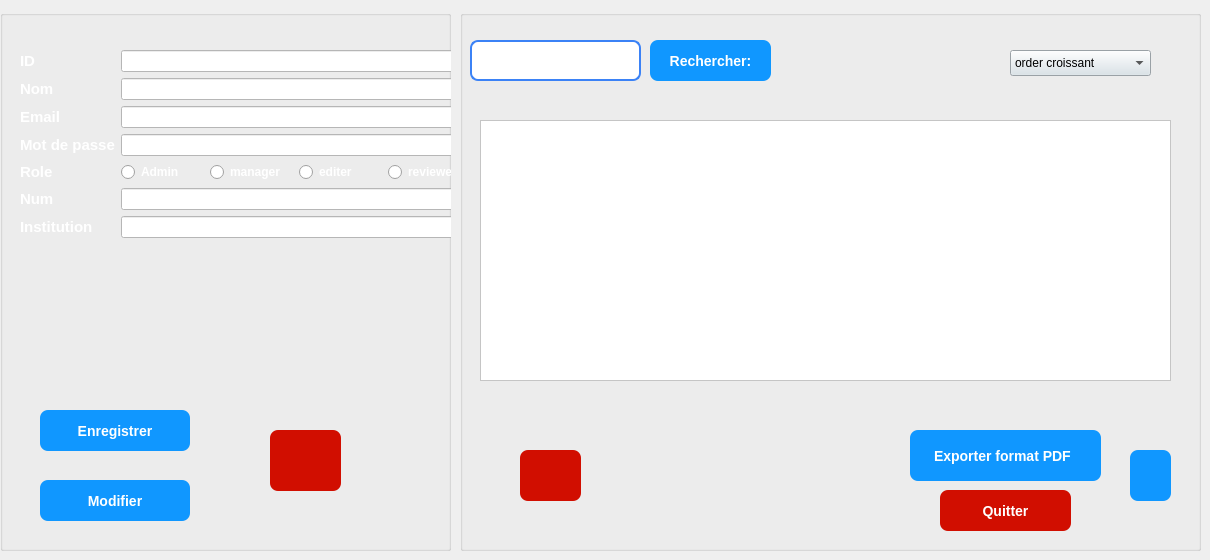
     <widget class="QWidget" name="stackedWidgetPage1">
      <widget class="QGroupBox" name="groupBox_Utilisateur_Form">
       <property name="geometry">
        <rect>
         <x>0</x>
         <y>10</y>
         <width>451</width>
         <height>541</height>
        </rect>
       </property>
       <property name="styleSheet">
        <string notr="true">background-color: rgb(0, 36, 168);
border: #A8D3F0;
/* Style pour tous les GroupBox */
QGroupBox {
    border: 2px solid #2c3e50; /* Couleur de la bordure */
    border-radius: 15px;      /* Même arrondi que les boutons */
    margin-top: 20px;         /* Espace pour le titre en haut */
    font-weight: bold;
    color: #2c3e50;
}
/* Style spécifique pour le titre du GroupBox */
QGroupBox::title {
    subcontrol-origin: margin;
    subcontrol-position: top center; /* Place le titre en haut au centre */
    padding: 0 10px;
}</string>
       </property>
       <property name="title">
        <string/>
       </property>
       <widget class="QWidget" name="formLayoutWidget_Utilisateur">
        <property name="geometry">
         <rect>
          <x>20</x>
          <y>40</y>
          <width>451</width>
          <height>271</height>
         </rect>
        </property>
        <layout class="QFormLayout" name="formLayout_Utilisateur">
         <item row="0" column="0">
          <widget class="QLabel" name="label_ID_Utilisateur">
           <property name="text">
            <string>&lt;html&gt;&lt;head/&gt;&lt;body&gt;&lt;p&gt;&lt;span style=&quot; font-size:11pt; font-weight:700; color:#ffffff;&quot;&gt;ID&lt;/span&gt;&lt;/p&gt;&lt;/body&gt;&lt;/html&gt;</string>
           </property>
          </widget>
         </item>
         <item row="0" column="1">
          <widget class="QLineEdit" name="lineEdit_ID_Utilisateur">
           <property name="styleSheet">
            <string notr="true">background-color: rgb(255, 255, 255);</string>
           </property>
          </widget>
         </item>
         <item row="1" column="0">
          <widget class="QLabel" name="label_Nom_Utilisateur">
           <property name="text">
            <string>&lt;html&gt;&lt;head/&gt;&lt;body&gt;&lt;p&gt;&lt;span style=&quot; font-size:11pt; font-weight:700; color:#ffffff;&quot;&gt;Nom&lt;/span&gt;&lt;/p&gt;&lt;/body&gt;&lt;/html&gt;</string>
           </property>
          </widget>
         </item>
         <item row="1" column="1">
          <widget class="QLineEdit" name="lineEdit_Nom_Utilisateur">
           <property name="styleSheet">
            <string notr="true">background-color: rgb(255, 255, 255);</string>
           </property>
          </widget>
         </item>
         <item row="2" column="0">
          <widget class="QLabel" name="label_Email_Utilisateur">
           <property name="text">
            <string>&lt;html&gt;&lt;head/&gt;&lt;body&gt;&lt;p&gt;&lt;span style=&quot; font-size:11pt; font-weight:700; color:#ffffff;&quot;&gt;Email&lt;/span&gt;&lt;/p&gt;&lt;/body&gt;&lt;/html&gt;</string>
           </property>
          </widget>
         </item>
         <item row="2" column="1">
          <widget class="QLineEdit" name="lineEdit_Email_Utilisateur">
           <property name="styleSheet">
            <string notr="true">background-color: rgb(255, 255, 255);</string>
           </property>
          </widget>
         </item>
         <item row="3" column="1">
          <widget class="QLineEdit" name="lineEdit_Mdp_Utilisateur">
           <property name="styleSheet">
            <string notr="true">background-color: rgb(255, 255, 255);</string>
           </property>
           <property name="echoMode">
            <enum>QLineEdit::EchoMode::Password</enum>
           </property>
          </widget>
         </item>
         <item row="4" column="0">
          <widget class="QLabel" name="label_Role_Utilisateur">
           <property name="text">
            <string>&lt;html&gt;&lt;head/&gt;&lt;body&gt;&lt;p&gt;&lt;span style=&quot; font-size:11pt; font-weight:700; color:#ffffff;&quot;&gt;Role&lt;/span&gt;&lt;/p&gt;&lt;/body&gt;&lt;/html&gt;</string>
           </property>
          </widget>
         </item>
         <item row="4" column="1">
          <layout class="QHBoxLayout" name="horizontalLayout_Role">
           <item>
            <widget class="QRadioButton" name="radioButton_Admin_7">
             <property name="styleSheet">
              <string notr="true">color: white; font-weight: bold;</string>
             </property>
             <property name="text">
              <string>Admin</string>
             </property>
            </widget>
           </item>
           <item>
            <widget class="QRadioButton" name="radioButton_Admin_2">
             <property name="styleSheet">
              <string notr="true">color: white; font-weight: bold;</string>
             </property>
             <property name="text">
              <string>manager</string>
             </property>
            </widget>
           </item>
           <item>
            <widget class="QRadioButton" name="radioButton_Admin">
             <property name="styleSheet">
              <string notr="true">color: white; font-weight: bold;</string>
             </property>
             <property name="text">
              <string>editer</string>
             </property>
            </widget>
           </item>
           <item>
            <widget class="QRadioButton" name="radioButton_Chercheur">
             <property name="styleSheet">
              <string notr="true">color: white; font-weight: bold;</string>
             </property>
             <property name="text">
              <string>reviewer</string>
             </property>
            </widget>
           </item>
          </layout>
         </item>
         <item row="5" column="0">
          <widget class="QLabel" name="label_num">
           <property name="text">
            <string>&lt;html&gt;&lt;head/&gt;&lt;body&gt;&lt;p&gt;&lt;span style=&quot; font-size:11pt; font-weight:700; color:#ffffff;&quot;&gt;Num&lt;/span&gt;&lt;/p&gt;&lt;/body&gt;&lt;/html&gt;</string>
           </property>
          </widget>
         </item>
         <item row="5" column="1">
          <widget class="QLineEdit" name="lineEdit_Institution_Utilisateur_2">
           <property name="styleSheet">
            <string notr="true">background-color: rgb(255, 255, 255);</string>
           </property>
          </widget>
         </item>
         <item row="6" column="0">
          <widget class="QLabel" name="label_Institution">
           <property name="text">
            <string>&lt;html&gt;&lt;head/&gt;&lt;body&gt;&lt;p&gt;&lt;span style=&quot; font-size:11pt; font-weight:700; color:#ffffff;&quot;&gt;Institution&lt;/span&gt;&lt;/p&gt;&lt;/body&gt;&lt;/html&gt;</string>
           </property>
          </widget>
         </item>
         <item row="6" column="1">
          <widget class="QLineEdit" name="lineEdit_Institution_Utilisateur_3">
           <property name="styleSheet">
            <string notr="true">background-color: rgb(255, 255, 255);</string>
           </property>
          </widget>
         </item>
         <item row="3" column="0">
          <widget class="QLabel" name="label_Mdp_Utilisateur">
           <property name="text">
            <string>&lt;html&gt;&lt;head/&gt;&lt;body&gt;&lt;p&gt;&lt;span style=&quot; font-size:11pt; font-weight:700; color:#ffffff;&quot;&gt;Mot de passe&lt;/span&gt;&lt;/p&gt;&lt;/body&gt;&lt;/html&gt;</string>
           </property>
          </widget>
         </item>
        </layout>
       </widget>
       <widget class="QPushButton" name="btn_Enregistrer_Utilisateur">
        <property name="geometry">
         <rect>
          <x>40</x>
          <y>400</y>
          <width>150</width>
          <height>41</height>
         </rect>
        </property>
        <property name="minimumSize">
         <size>
          <width>0</width>
          <height>0</height>
         </size>
        </property>
        <property name="styleSheet">
         <string notr="true">QPushButton {
    background-color: rgb(16, 151, 255);   /* normal state */
    color: white;
    border: none;
    border-radius: 8px;
    padding: 8px 20px;
    font-size: 14px;
    font-weight: bold;
}

QPushButton:hover {
    background-color: #059669;   /* darker on hover */
}
</string>
        </property>
        <property name="text">
         <string>Enregistrer</string>
        </property>
       </widget>
       <widget class="QPushButton" name="modif_3">
        <property name="geometry">
         <rect>
          <x>40</x>
          <y>470</y>
          <width>150</width>
          <height>41</height>
         </rect>
        </property>
        <property name="styleSheet">
         <string notr="true">QPushButton {
    background-color: rgb(16, 151, 255);   /* normal state */
    color: white;
    border: none;
    border-radius: 8px;
    padding: 8px 20px;
    font-size: 14px;
    font-weight: bold;
}

QPushButton:hover {
    background-color: #059669;   /* darker on hover */
}
</string>
        </property>
        <property name="text">
         <string>Modifier</string>
        </property>
       </widget>
       <widget class="QPushButton" name="annulerajout_client_3">
        <property name="geometry">
         <rect>
          <x>270</x>
          <y>420</y>
          <width>71</width>
          <height>61</height>
         </rect>
        </property>
        <property name="styleSheet">
         <string notr="true">QPushButton {

	background-color: rgb(209, 14, 0);
	
    color: white;
    border: none;
    border-radius: 8px;
    padding: 8px 20px;
    font-size: 14px;
    font-weight: bold;
}

QPushButton:hover {
      /* darker on hover */
	background-color: rgb(140, 0, 0);
}
</string>
        </property>
        <property name="text">
         <string/>
        </property>
        <property name="icon">
         <iconset theme="QIcon::ThemeIcon::EditClear"/>
        </property>
       </widget>
      </widget>
      <widget class="QGroupBox" name="groupBox_Session_List_6">
       <property name="geometry">
        <rect>
         <x>460</x>
         <y>10</y>
         <width>741</width>
         <height>541</height>
        </rect>
       </property>
       <property name="styleSheet">
        <string notr="true">background-color: rgb(0, 36, 168);
border: #A8D3F0;
/* Style pour tous les GroupBox */
QGroupBox {
    border: 2px solid #2c3e50; /* Couleur de la bordure */
    border-radius: 15px;      /* Même arrondi que les boutons */
    margin-top: 20px;         /* Espace pour le titre en haut */
    font-weight: bold;
    color: #2c3e50;
}
/* Style spécifique pour le titre du GroupBox */
QGroupBox::title {
    subcontrol-origin: margin;
    subcontrol-position: top center; /* Place le titre en haut au centre */
    padding: 0 10px;
}</string>
       </property>
       <property name="title">
        <string/>
       </property>
       <widget class="QTableView" name="tableWidget_10">
        <property name="geometry">
         <rect>
          <x>20</x>
          <y>110</y>
          <width>691</width>
          <height>261</height>
         </rect>
        </property>
        <property name="styleSheet">
         <string notr="true">background-color: rgb(255, 255, 255);</string>
        </property>
       </widget>
       <widget class="QPushButton" name="pushButton_supprimer_client_2">
        <property name="geometry">
         <rect>
          <x>60</x>
          <y>440</y>
          <width>61</width>
          <height>51</height>
         </rect>
        </property>
        <property name="styleSheet">
         <string notr="true">QPushButton {

	background-color: rgb(209, 14, 0);

	
    color: white;
    border: none;
    border-radius: 8px;
    padding: 8px 20px;
    font-size: 14px;
    font-weight: bold;
}

QPushButton:hover {
      /* darker on hover */
	background-color: rgb(209, 14, 0);
;
}
</string>
        </property>
        <property name="text">
         <string/>
        </property>
        <property name="icon">
         <iconset theme="QIcon::ThemeIcon::EditDelete"/>
        </property>
       </widget>
       <widget class="QLabel" name="label_20">
        <property name="geometry">
         <rect>
          <x>450</x>
          <y>420</y>
          <width>191</width>
          <height>51</height>
         </rect>
        </property>
        <property name="styleSheet">
         <string notr="true">QLabel {
    background-color: rgb(16, 151, 255);
   /* normal state */
    color: white;
    border: none;
    border-radius: 8px;
    padding: 8px 20px;
    font-size: 14px;
    font-weight: bold;
}


</string>
        </property>
        <property name="text">
         <string>Exporter format PDF</string>
        </property>
       </widget>
       <widget class="QPushButton" name="quitterSession_7">
        <property name="geometry">
         <rect>
          <x>480</x>
          <y>480</y>
          <width>131</width>
          <height>41</height>
         </rect>
        </property>
        <property name="styleSheet">
         <string notr="true">QPushButton {

	background-color: rgb(209, 14, 0);
	
    color: white;
    border: none;
    border-radius: 8px;
    padding: 8px 20px;
    font-size: 14px;
    font-weight: bold;
}

QPushButton:hover {
      /* darker on hover */
	background-color: rgb(140, 0, 0);
}

</string>
        </property>
        <property name="text">
         <string>Quitter</string>
        </property>
       </widget>
       <widget class="QPushButton" name="pushButton_pdfclient_2">
        <property name="geometry">
         <rect>
          <x>670</x>
          <y>440</y>
          <width>41</width>
          <height>51</height>
         </rect>
        </property>
        <property name="styleSheet">
         <string notr="true">QPushButton {
    background-color: rgb(16, 151, 255);
   /* normal state */
    color: white;
    border: none;
    border-radius: 8px;
    padding: 8px 20px;
    font-size: 14px;
    font-weight: bold;
}

QPushButton:hover {
    background-color: #059669;   /* darker on hover */
}
</string>
        </property>
        <property name="text">
         <string/>
        </property>
        <property name="icon">
         <iconset theme="QIcon::ThemeIcon::GoDown"/>
        </property>
       </widget>
       <widget class="QPushButton" name="pushButton_recherche_4">
        <property name="geometry">
         <rect>
          <x>190</x>
          <y>30</y>
          <width>121</width>
          <height>41</height>
         </rect>
        </property>
        <property name="styleSheet">
         <string notr="true">QPushButton {
    background-color: rgb(16, 151, 255);   /* normal state */
    color: white;
    border: none;
    border-radius: 8px;
    padding: 8px 20px;
    font-size: 14px;
    font-weight: bold;
}

QPushButton:hover {
    background-color: #059669;   /* darker on hover */
}
</string>
        </property>
        <property name="text">
         <string>Rechercher:</string>
        </property>
        <property name="icon">
         <iconset theme="QIcon::ThemeIcon::EditFind"/>
        </property>
       </widget>
       <widget class="QLineEdit" name="rechSession_7">
        <property name="geometry">
         <rect>
          <x>10</x>
          <y>30</y>
          <width>171</width>
          <height>41</height>
         </rect>
        </property>
        <property name="styleSheet">
         <string notr="true">QLineEdit {
    /* dark background */
	background-color: rgb(255, 255, 255);
    color: #1f2937;              /* typed text color */
    border: 2px solid #3b82f6;   /* blue border */
    border-radius: 8px;
    
    font-size: 14px;
}

QLineEdit::placeholder {
    color: white;                /* placeholder text color */
}
</string>
        </property>
       </widget>
       <widget class="QComboBox" name="comboBox_11">
        <property name="geometry">
         <rect>
          <x>550</x>
          <y>40</y>
          <width>141</width>
          <height>26</height>
         </rect>
        </property>
        <property name="palette">
         <palette>
          <active>
           <colorrole role="WindowText">
            <brush brushstyle="SolidPattern">
             <color alpha="255">
              <red>0</red>
              <green>0</green>
              <blue>0</blue>
             </color>
            </brush>
           </colorrole>
           <colorrole role="Button">
            <brush brushstyle="SolidPattern">
             <color alpha="255">
              <red>216</red>
              <green>226</green>
              <blue>233</blue>
             </color>
            </brush>
           </colorrole>
           <colorrole role="Light">
            <brush brushstyle="SolidPattern">
             <color alpha="255">
              <red>255</red>
              <green>255</green>
              <blue>255</blue>
             </color>
            </brush>
           </colorrole>
           <colorrole role="Midlight">
            <brush brushstyle="SolidPattern">
             <color alpha="255">
              <red>255</red>
              <green>255</green>
              <blue>255</blue>
             </color>
            </brush>
           </colorrole>
           <colorrole role="Dark">
            <brush brushstyle="SolidPattern">
             <color alpha="255">
              <red>127</red>
              <green>127</green>
              <blue>127</blue>
             </color>
            </brush>
           </colorrole>
           <colorrole role="Mid">
            <brush brushstyle="SolidPattern">
             <color alpha="255">
              <red>170</red>
              <green>170</green>
              <blue>170</blue>
             </color>
            </brush>
           </colorrole>
           <colorrole role="Text">
            <brush brushstyle="SolidPattern">
             <color alpha="255">
              <red>0</red>
              <green>0</green>
              <blue>0</blue>
             </color>
            </brush>
           </colorrole>
           <colorrole role="BrightText">
            <brush brushstyle="SolidPattern">
             <color alpha="255">
              <red>255</red>
              <green>255</green>
              <blue>255</blue>
             </color>
            </brush>
           </colorrole>
           <colorrole role="ButtonText">
            <brush brushstyle="SolidPattern">
             <color alpha="255">
              <red>0</red>
              <green>0</green>
              <blue>0</blue>
             </color>
            </brush>
           </colorrole>
           <colorrole role="Base">
            <brush brushstyle="SolidPattern">
             <color alpha="255">
              <red>216</red>
              <green>226</green>
              <blue>233</blue>
             </color>
            </brush>
           </colorrole>
           <colorrole role="Window">
            <brush brushstyle="SolidPattern">
             <color alpha="255">
              <red>216</red>
              <green>226</green>
              <blue>233</blue>
             </color>
            </brush>
           </colorrole>
           <colorrole role="Shadow">
            <brush brushstyle="SolidPattern">
             <color alpha="255">
              <red>0</red>
              <green>0</green>
              <blue>0</blue>
             </color>
            </brush>
           </colorrole>
           <colorrole role="AlternateBase">
            <brush brushstyle="SolidPattern">
             <color alpha="255">
              <red>255</red>
              <green>255</green>
              <blue>255</blue>
             </color>
            </brush>
           </colorrole>
           <colorrole role="ToolTipBase">
            <brush brushstyle="SolidPattern">
             <color alpha="255">
              <red>255</red>
              <green>255</green>
              <blue>220</blue>
             </color>
            </brush>
           </colorrole>
           <colorrole role="ToolTipText">
            <brush brushstyle="SolidPattern">
             <color alpha="255">
              <red>0</red>
              <green>0</green>
              <blue>0</blue>
             </color>
            </brush>
           </colorrole>
           <colorrole role="PlaceholderText">
            <brush brushstyle="SolidPattern">
             <color alpha="127">
              <red>0</red>
              <green>0</green>
              <blue>0</blue>
             </color>
            </brush>
           </colorrole>
           <colorrole role="Accent">
            <brush brushstyle="SolidPattern">
             <color alpha="255">
              <red>255</red>
              <green>255</green>
              <blue>255</blue>
             </color>
            </brush>
           </colorrole>
          </active>
          <inactive>
           <colorrole role="WindowText">
            <brush brushstyle="SolidPattern">
             <color alpha="255">
              <red>0</red>
              <green>0</green>
              <blue>0</blue>
             </color>
            </brush>
           </colorrole>
           <colorrole role="Button">
            <brush brushstyle="SolidPattern">
             <color alpha="255">
              <red>216</red>
              <green>226</green>
              <blue>233</blue>
             </color>
            </brush>
           </colorrole>
           <colorrole role="Light">
            <brush brushstyle="SolidPattern">
             <color alpha="255">
              <red>255</red>
              <green>255</green>
              <blue>255</blue>
             </color>
            </brush>
           </colorrole>
           <colorrole role="Midlight">
            <brush brushstyle="SolidPattern">
             <color alpha="255">
              <red>255</red>
              <green>255</green>
              <blue>255</blue>
             </color>
            </brush>
           </colorrole>
           <colorrole role="Dark">
            <brush brushstyle="SolidPattern">
             <color alpha="255">
              <red>127</red>
              <green>127</green>
              <blue>127</blue>
             </color>
            </brush>
           </colorrole>
           <colorrole role="Mid">
            <brush brushstyle="SolidPattern">
             <color alpha="255">
              <red>170</red>
              <green>170</green>
              <blue>170</blue>
             </color>
            </brush>
           </colorrole>
           <colorrole role="Text">
            <brush brushstyle="SolidPattern">
             <color alpha="255">
              <red>0</red>
              <green>0</green>
              <blue>0</blue>
             </color>
            </brush>
           </colorrole>
           <colorrole role="BrightText">
            <brush brushstyle="SolidPattern">
             <color alpha="255">
              <red>255</red>
              <green>255</green>
              <blue>255</blue>
             </color>
            </brush>
           </colorrole>
           <colorrole role="ButtonText">
            <brush brushstyle="SolidPattern">
             <color alpha="255">
              <red>0</red>
              <green>0</green>
              <blue>0</blue>
             </color>
            </brush>
           </colorrole>
           <colorrole role="Base">
            <brush brushstyle="SolidPattern">
             <color alpha="255">
              <red>216</red>
              <green>226</green>
              <blue>233</blue>
             </color>
            </brush>
           </colorrole>
           <colorrole role="Window">
            <brush brushstyle="SolidPattern">
             <color alpha="255">
              <red>216</red>
              <green>226</green>
              <blue>233</blue>
             </color>
            </brush>
           </colorrole>
           <colorrole role="Shadow">
            <brush brushstyle="SolidPattern">
             <color alpha="255">
              <red>0</red>
              <green>0</green>
              <blue>0</blue>
             </color>
            </brush>
           </colorrole>
           <colorrole role="AlternateBase">
            <brush brushstyle="SolidPattern">
             <color alpha="255">
              <red>255</red>
              <green>255</green>
              <blue>255</blue>
             </color>
            </brush>
           </colorrole>
           <colorrole role="ToolTipBase">
            <brush brushstyle="SolidPattern">
             <color alpha="255">
              <red>255</red>
              <green>255</green>
              <blue>220</blue>
             </color>
            </brush>
           </colorrole>
           <colorrole role="ToolTipText">
            <brush brushstyle="SolidPattern">
             <color alpha="255">
              <red>0</red>
              <green>0</green>
              <blue>0</blue>
             </color>
            </brush>
           </colorrole>
           <colorrole role="PlaceholderText">
            <brush brushstyle="SolidPattern">
             <color alpha="127">
              <red>0</red>
              <green>0</green>
              <blue>0</blue>
             </color>
            </brush>
           </colorrole>
           <colorrole role="Accent">
            <brush brushstyle="SolidPattern">
             <color alpha="255">
              <red>255</red>
              <green>255</green>
              <blue>255</blue>
             </color>
            </brush>
           </colorrole>
          </inactive>
          <disabled>
           <colorrole role="WindowText">
            <brush brushstyle="SolidPattern">
             <color alpha="255">
              <red>127</red>
              <green>127</green>
              <blue>127</blue>
             </color>
            </brush>
           </colorrole>
           <colorrole role="Button">
            <brush brushstyle="SolidPattern">
             <color alpha="255">
              <red>216</red>
              <green>226</green>
              <blue>233</blue>
             </color>
            </brush>
           </colorrole>
           <colorrole role="Light">
            <brush brushstyle="SolidPattern">
             <color alpha="255">
              <red>255</red>
              <green>255</green>
              <blue>255</blue>
             </color>
            </brush>
           </colorrole>
           <colorrole role="Midlight">
            <brush brushstyle="SolidPattern">
             <color alpha="255">
              <red>255</red>
              <green>255</green>
              <blue>255</blue>
             </color>
            </brush>
           </colorrole>
           <colorrole role="Dark">
            <brush brushstyle="SolidPattern">
             <color alpha="255">
              <red>127</red>
              <green>127</green>
              <blue>127</blue>
             </color>
            </brush>
           </colorrole>
           <colorrole role="Mid">
            <brush brushstyle="SolidPattern">
             <color alpha="255">
              <red>170</red>
              <green>170</green>
              <blue>170</blue>
             </color>
            </brush>
           </colorrole>
           <colorrole role="Text">
            <brush brushstyle="SolidPattern">
             <color alpha="255">
              <red>127</red>
              <green>127</green>
              <blue>127</blue>
             </color>
            </brush>
           </colorrole>
           <colorrole role="BrightText">
            <brush brushstyle="SolidPattern">
             <color alpha="255">
              <red>255</red>
              <green>255</green>
              <blue>255</blue>
             </color>
            </brush>
           </colorrole>
           <colorrole role="ButtonText">
            <brush brushstyle="SolidPattern">
             <color alpha="255">
              <red>127</red>
              <green>127</green>
              <blue>127</blue>
             </color>
            </brush>
           </colorrole>
           <colorrole role="Base">
            <brush brushstyle="SolidPattern">
             <color alpha="255">
              <red>216</red>
              <green>226</green>
              <blue>233</blue>
             </color>
            </brush>
           </colorrole>
           <colorrole role="Window">
            <brush brushstyle="SolidPattern">
             <color alpha="255">
              <red>216</red>
              <green>226</green>
              <blue>233</blue>
             </color>
            </brush>
           </colorrole>
           <colorrole role="Shadow">
            <brush brushstyle="SolidPattern">
             <color alpha="255">
              <red>0</red>
              <green>0</green>
              <blue>0</blue>
             </color>
            </brush>
           </colorrole>
           <colorrole role="AlternateBase">
            <brush brushstyle="SolidPattern">
             <color alpha="255">
              <red>255</red>
              <green>255</green>
              <blue>255</blue>
             </color>
            </brush>
           </colorrole>
           <colorrole role="ToolTipBase">
            <brush brushstyle="SolidPattern">
             <color alpha="255">
              <red>255</red>
              <green>255</green>
              <blue>220</blue>
             </color>
            </brush>
           </colorrole>
           <colorrole role="ToolTipText">
            <brush brushstyle="SolidPattern">
             <color alpha="255">
              <red>0</red>
              <green>0</green>
              <blue>0</blue>
             </color>
            </brush>
           </colorrole>
           <colorrole role="PlaceholderText">
            <brush brushstyle="SolidPattern">
             <color alpha="127">
              <red>127</red>
              <green>127</green>
              <blue>127</blue>
             </color>
            </brush>
           </colorrole>
           <colorrole role="Accent">
            <brush brushstyle="SolidPattern">
             <color alpha="255">
              <red>255</red>
              <green>255</green>
              <blue>255</blue>
             </color>
            </brush>
           </colorrole>
          </disabled>
         </palette>
        </property>
        <property name="styleSheet">
         <string notr="true">background-color: #D8E2E9;
QPushButton {
    /* La couleur de fond (bleu pro) */
    background-color: #2c3e50; 
    
    /* La couleur du texte */
    color: white;
    
    /* L'ARRONDI : plus le chiffre est grand, plus c'est rond */
    border-radius: 15px;
    
    /* Une bordure fine pour définir la forme */
    border: 1px solid #34495e;
    
    /* Espacement interne pour que le texte ne touche pas les bords */
    padding: 5px 15px;
}

/* Effet au survol de la souris */
QPushButton:hover {
    background-color: #34495e;
}</string>
        </property>
        <item>
         <property name="text">
          <string>order croissant</string>
         </property>
        </item>
        <item>
         <property name="text">
          <string>order decroissant</string>
         </property>
        </item>
       </widget>
      </widget>
     </widget>
